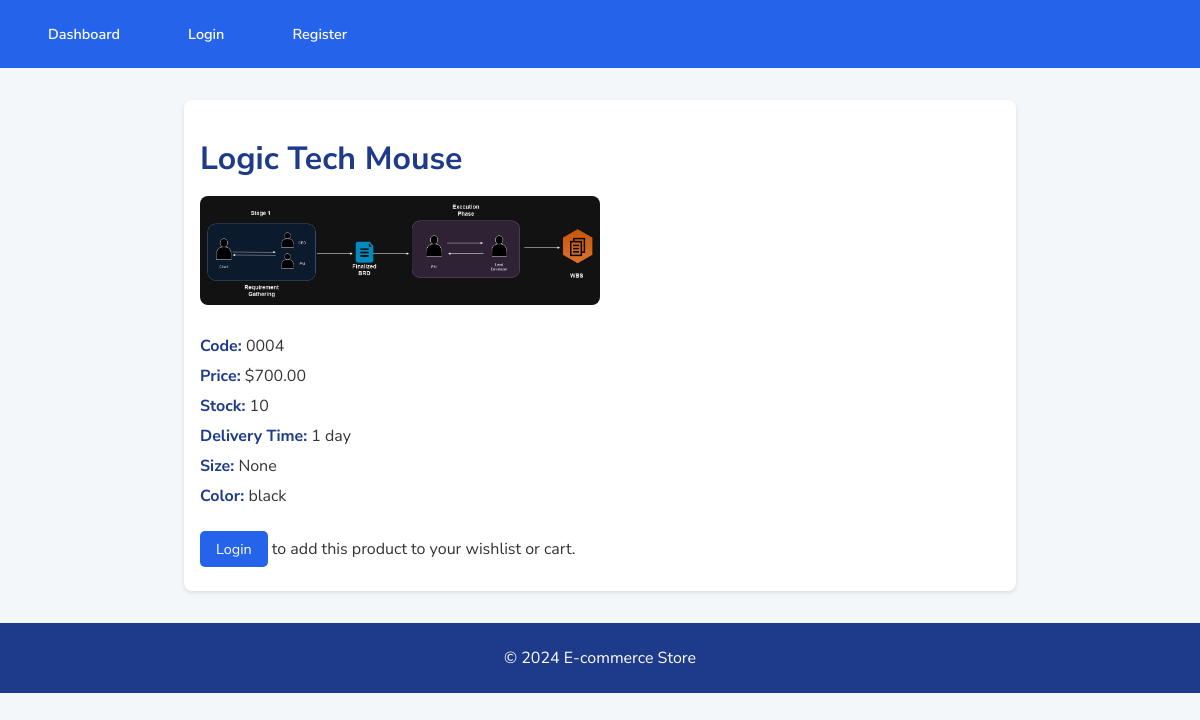
/product/5/, run on the app's committed database.
### store/models.py (models this page shows, shortened)
class Product(models.Model):
    category = models.ForeignKey(Category, on_delete=models.CASCADE)
    name = models.CharField(max_length=200)
    code = models.CharField(max_length=50)
    price = models.DecimalField(max_digits=10, decimal_places=2)
    stock = models.IntegerField()
    delivery_time = models.CharField(max_length=100)
    size = models.CharField(max_length=50, null=True, blank=True)
    color = models.CharField(max_length=50, null=True, blank=True)
    image = models.ImageField(upload_to="product_images/")

### store/views.py (the view)
# urls.py: path("product/<int:pk>/", views.product_detail, name="product_detail"),
def product_detail(request, pk):
    product = Product.objects.get(pk=pk)
    context = {"product": product}
    return render(request, "store/product_detail.html", context)

### store/templates/store/product_detail.html (shortened to what this page needs)
<!DOCTYPE html>
<html lang="en">
<head>
</head>
<body>
    <header>
        <div class="navbar">
            <a href="/dashboard/">Dashboard</a>
            {% if not user.is_authenticated %}
                <a href="/login/">Login</a>
                <a href="/register/">Register</a>
            {% else %}
                <form action="/logout/" method="POST" style="display: inline;">
                    {% csrf_token %}
                    <button type="submit" style="background: none; border: none; color: white; cursor: pointer; font-weight: 600;">Logout</button>
                </form>
            {% endif %}
        </div>
    </header>
    <main>
        <h1>{{ product.name }}</h1>
        <img src="{{ product.image.url }}" alt="{{ product.name }}">
        <p><strong>Code:</strong> {{ product.code }}</p>
        <p><strong>Price:</strong> ${{ product.price }}</p>
        <p><strong>Stock:</strong> {{ product.stock }}</p>
        <p><strong>Delivery Time:</strong> {{ product.delivery_time }}</p>
        <p><strong>Size:</strong> {{ product.size }}</p>
        <p><strong>Color:</strong> {{ product.color }}</p>
        {% if user.is_authenticated %}
            <a href="/wishlist/add/{{ product.id }}/">Add to Wishlist</a>
            <a href="/cart/add/{{ product.id }}/">Add to Cart</a>
        {% else %}
            <p><a href="/login/">Login</a> to add this product to your wishlist or cart.</p>
        {% endif %}
    </main>
    <footer>
        <p>&copy; 2024 E-commerce Store</p>
    </footer>
</body>
</html>

### store/templates/store/product_detail.html (style rules this page uses)
body { font-family: 'Nunito Sans', sans-serif; margin: 0; padding: 0; background-color: #f4f7fa; color: #333; }
header { background-color: #2563eb; color: white; padding: 1rem; }
.navbar a { color: white; text-decoration: none; margin: 0 1rem; font-weight: 600; }
main { max-width: 800px; margin: 2rem auto; padding: 1rem; background-color: white; border-radius: 8px; box-shadow: 0 2px 4px rgba(0, 0, 0, 0.1); }
h1 { color: #1e3a8a; font-size: 2rem; margin-bottom: 1rem; }
img { width: 100%; max-width: 400px; height: auto; border-radius: 8px; margin-bottom: 1rem; }
p { font-size: 1rem; margin: 0.5rem 0; }
strong { color: #1e3a8a; }
a { display: inline-block; margin-top: 1rem; padding: 0.5rem 1rem; background-color: #2563eb; color: white; text-decoration: none; border-radius: 5px; font-size: 0.9rem; }
footer { background-color: #1e3a8a; color: white; text-align: center; padding: 1rem; margin-top: 2rem; }

### data on the page
Product: name "Logic Tech Mouse", image (picture), code "0004", price "700.00", stock "10", delivery_time "1 day", size "None", color "black"
